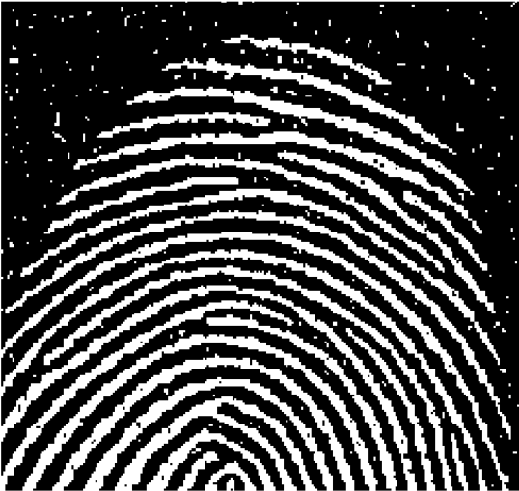
#> input picture morpholog_featureExtraction_objectdetection/fingerprint.png, 519 x 491 px
$ jupyter execute assignment.ipynb   (shell and % lines are left out)
#> lines starting #> are read from the running program, lines starting #| are printed output that depends on the picture; after the words box and inside, x2 and y2 are one past the last pixel; in counts of white or black regions, pixels touching at a corner belong together
Q1. Develop a program that would use appropriate hand coded morphological operations to enhance the given fingerprint.png image as the resultant output image.

[cell 1]
import cv2
import numpy as np
import matplotlib.pyplot as plt
import cv2
import numpy as np
import matplotlib.pyplot as plt
#Read the image for erosion
# img1= cv2.imread("fingerprint.png")
# m,n= img1.shape
# plt.imshow(img1, cmap="gray")
#Use of opening and closing for morphological filtering
#Perform the following operation on the noisy fingerprint image
# [(((AoB)d B) e B)]
#AoB= (A e B) d B
#o=opening, e=erosion,d=dilation
#Here inbuilt function of erosion and dilation from cv2 module is used.
#To form the structuring element also, inbuilt function from cv2 is used
#Function for erosion
def erosion(img, SE):
 imgErode= cv2.erode(img,SE,1)
 return imgErode
#Function for dilation
def dilation(img, SE):
 imgDilate= cv2.dilate(img,SE,1)
 return imgDilate
#Read the image for dilation
img= cv2.imread("fingerprint.png",0)
#> img is the input picture: shape (491, 519); min 0, max 255, mean 74.2
img_finger=cv2.imwrite("finger.png", img)
#Define the structuring element using inbuilt CV2 function
SE= cv2.getStructuringElement(cv2.MORPH_RECT,(3,3))
print(SE)
#Erode the image
AeB= erosion(img,SE)
#Dilate the eroded image. This gives opening operationAoB= dilation(AeB, SE)
#dilate the opened image followed by ersoion. This will give closing of the opened image
AoBdB= dilation(AeB,SE)
AoBdBeB= erosion(AoBdB, SE)
# AoBdBeB= dilation(AoBdBeB, SE)
#Plot all the images
plt.figure(figsize=(10,10))
plt.subplot(3,2,1)
plt.imshow(img, cmap="gray")
plt.title("Original")
plt.subplot(3,2,2)
plt.title("E(A,B)")
plt.imshow(AeB, cmap="gray")
plt.subplot(3,2,3)
plt.title("O(A, B)")
plt.imshow(AeB, cmap="gray")
plt.subplot(3,2,4)
plt.title("D(O(A,B), B)")
plt.imshow(AoBdB, cmap="gray")
plt.subplot(3,2,5)
plt.title("C((O(A,B),B),B)")
plt.imshow(AoBdBeB, cmap="gray")
#Save the filtered image
cv2.imwrite("finger_filtered.png", AoBdBeB)
#> Out = True

Q2)Implement your own program to detect number of circles in the image dicks.png using the circle Hough transforms method and compare the obtained output with built-in function output.

[cell 2]
import numpy as np
import cv2 as cv
img = cv.imread('disks.png',0)
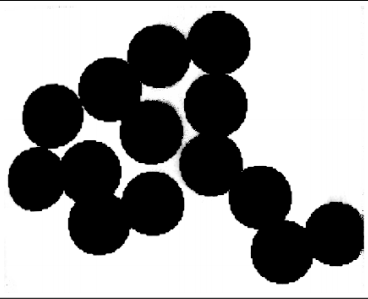
#> input picture morpholog_featureExtraction_objectdetection/disks.png, 368 x 299 px
#> img is the input picture: shape (299, 368); min 0, max 255, mean 152.5
img = cv.medianBlur(img,5)
cimg = cv.cvtColor(img,cv.COLOR_GRAY2BGR)
circles = cv.HoughCircles(img,cv.HOUGH_GRADIENT,1,20,
                            param1=50,param2=30,minRadius=0,maxRadius=0)
#> circles = [[218.5, 42.5, 31.5], [214.5, 104.5, 32.7], [54.5, 116.5, 33.3], [211.5, 163.5, 33], [152.5, 201.5, 31.1], [150.5, 133.5, 31], [89.5, 170.5, 30.5], [157.5, 56.5, 32.2], [34.5, 179.5, 30.2], [97.5, 223.5, 31.4], [255.5, 199.5, 27.5]]
circles = np.uint16(np.around(circles))
#> circles = [[218, 42, 32], [214, 104, 33], [54, 116, 33], [212, 164, 33], [152, 202, 31], [150, 134, 31], [90, 170, 30], [158, 56, 32], [34, 180, 30], [98, 224, 31], [256, 200, 28]]
for i in circles[0,:]:
    # draw the outer circle
    cv.circle(cimg,(i[0],i[1]),i[2],(0,255,0),2)
    # draw the center of the circle
    cv.circle(cimg,(i[0],i[1]),2,(0,0,255),3)
#> this loop made 11 passes
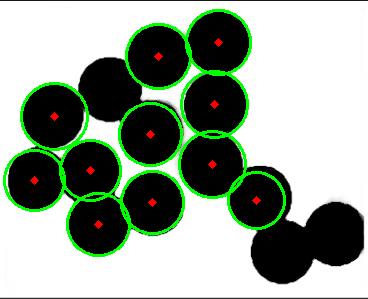
#> cimg: shape (299, 368, 3); mean B, G, R 146.8, 161.5, 147.9
cv.imshow('detected circles',cimg)
plt.imshow(cimg)
cv2.imwrite("detected_c.png",cimg)
# cv.waitKey(0)
cv.destroyAllWindows()

[cell 3]
img=cv2.imread("ball.bmp")
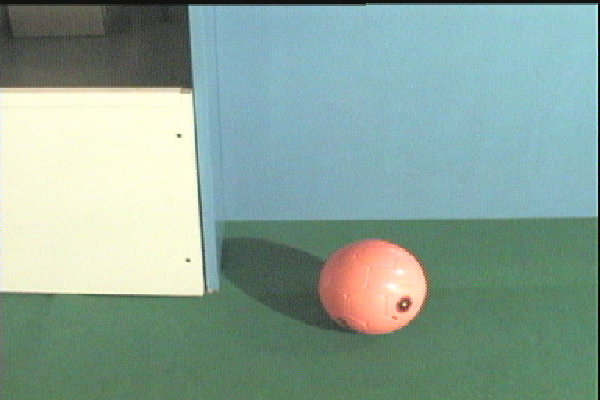
#> input picture morpholog_featureExtraction_objectdetection/ball.bmp, 600 x 400 px
#> img is the input picture: shape (400, 600, 3); mean B, G, R 152.2, 163.6, 137.4
hsvImage = cv2.cvtColor(img, cv2.COLOR_BGR2HSV)
#> hsvImage: shape (400, 600, 3); mean H, S, V 68.2, 63.9, 170.3
# cv2.imshow('HSV image',img)
plt.imshow(img)
# [7 lines of commented-out code are left out]

[cell 4]
h,s,v = cv2.split(img)
hsv_split = np.concatenate((h,s,v),axis=1)
cv2.imshow("Split HSV",hsv_split)
plt.imshow(hsv_split)

[cell 5]
img1=cv2.imread("ball.bmp")
I=img1/255
m=img1.shape[0]
#> m = 400
n=img1.shape[1]
#> n = 600
print(m)
#| 400
print(n)
#| 600
for i in range(m):
    for j in range(n):

        #hue
        R=img[i][j][0]
        G=img[i][j][1]
        B=img[i][j][2]
        numi=1/2*((R-G)+(R-B));
        denom=((R-G)**2+((R-B)*(G-B)))**0.5;
        H=np.arccos(numi/(denom+0.000001))
        if B>G:
            H=360-H
        # H=H/360
        img[i][j][0]=H
        S = 1 - (3/ (R+G+B)) * min(R,G,B)
        img[i][j][1]=S

        #Intensity
        I=(R+G+B)/3
        img[i][j][2]=I
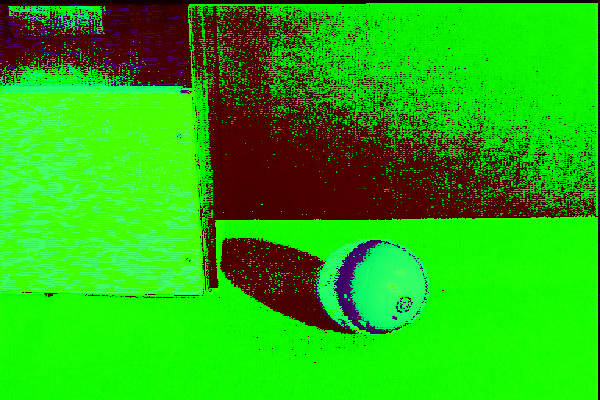
#> img: shape (400, 600, 3); mean B, G, R 11.5, 181.8, 38.7

plt.imshow(img)

Q4. Write a program to match the given two images based of Feature Matching technique. Use SIFT algorithm for feature detection and use bruteforce approach for feature matching. Use simA.jpg and simB.jpg to test the program. NOTE: install "pip install opencv-contribpython" to use builtin SIFT descriptor.

[cell 6]
import numpy as np
import cv2 as cv
img = cv.imread('simB.jpg')
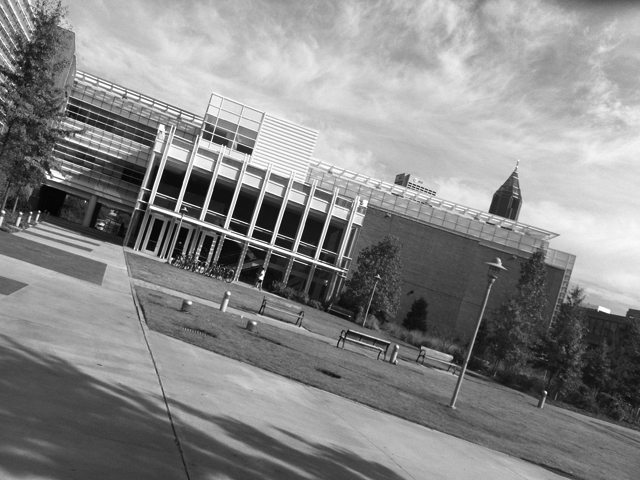
#> input picture morpholog_featureExtraction_objectdetection/simB.jpg, 640 x 480 px
#> img is the input picture: shape (480, 640, 3); min 0, max 255, mean 136
gray= cv.cvtColor(img,cv.COLOR_BGR2GRAY)
sift = cv.SIFT_create()
kp1 = sift.detect(gray,None)
#> kp1 = 1498 keypoints; strongest (x, y, size): (263, 272, 2.6), (3, 212, 2.1), (185, 209, 1.8), (48, 177, 2.5)
img=cv.drawKeypoints(gray,kp1,img)
#> img: shape (480, 640, 3); 16.55% of pixels changed, all inside (x1, y1, x2, y2) = (0, 0, 636, 475)
# cv.imwrite('sift_keypoints.jpg',img)
plt.imshow(img)

[cell 7]
img = cv.imread('simA.jpg')
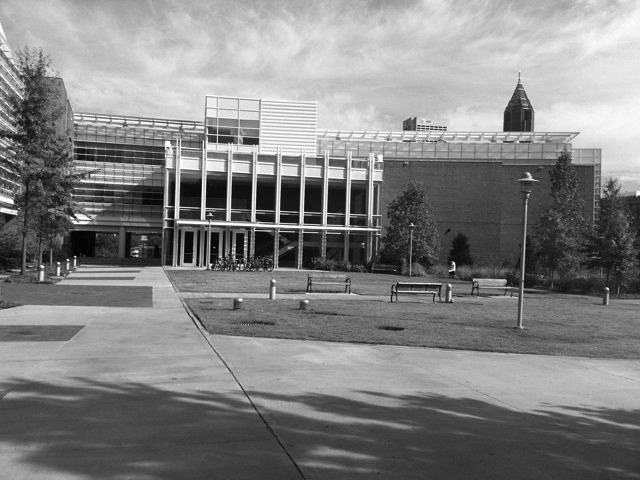
#> input picture morpholog_featureExtraction_objectdetection/simA.jpg, 640 x 480 px
#> img is the input picture: shape (480, 640, 3); min 0, max 255, mean 130.6
gray= cv.cvtColor(img,cv.COLOR_BGR2GRAY)
sift = cv.SIFT_create()
kp2 = sift.detect(gray,None)
#> kp2 = 1451 keypoints; strongest (x, y, size): (454, 263, 2), (42, 266, 2.1), (211, 214, 1.9), (454, 269, 1.9)
img=cv.drawKeypoints(gray,kp2,img)
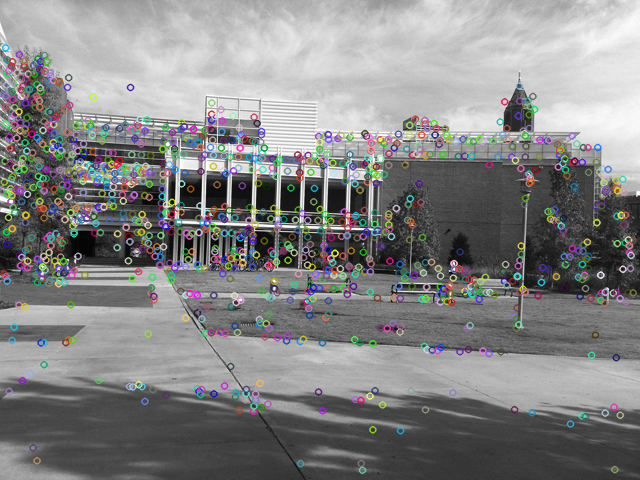
#> img: shape (480, 640, 3); 16% of pixels changed, all inside (x1, y1, x2, y2) = (0, 43, 638, 475)
# cv.imwrite('sift_keypoints.jpg',img)
plt.imshow(img)

[cell 8]
import cv2
import matplotlib.pyplot as plt

# read images
img1 = cv2.imread('simB.jpg')
img2 = cv2.imread('simA.jpg')

img1 = cv2.cvtColor(img1, cv2.COLOR_BGR2GRAY)
img2 = cv2.cvtColor(img2, cv2.COLOR_BGR2GRAY)

#sift
sift = cv2.SIFT_create()

keypoints_1, descriptors_1 = sift.detectAndCompute(img1,None)
#> keypoints_1 has the same summary as kp1
keypoints_2, descriptors_2 = sift.detectAndCompute(img2,None)
#> keypoints_2 has the same summary as kp2

#feature matching
bf = cv2.BFMatcher(cv2.NORM_L1, crossCheck=True)

matches = bf.match(descriptors_1,descriptors_2)
#> matches = 875 matches
# matches = bf.match(kp1,kp2)
matches = sorted(matches, key = lambda x:x.distance)

img3 = cv2.drawMatches(img1, keypoints_1, img2, keypoints_2, matches[:30], img2, flags=2)
plt.imshow(img3),plt.show()

 q6)Implement k-means cluster based segmentation for gray scale images. Compare the segmentation outputs for different k values (k=2,3). Use scene.jpeg to test your code

[cell 9]
import numpy as np
import matplotlib.pyplot as plt
import cv2


# Read in the image
image = cv2.imread('scene.jpeg')
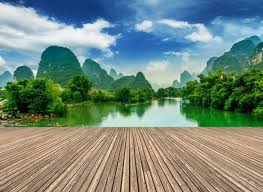
#> input picture morpholog_featureExtraction_objectdetection/scene.jpeg, 263 x 192 px
#> image is the input picture: shape (192, 263, 3); mean B, G, R 125.4, 137.1, 117.1

# Change color to RGB (from BGR)
image = cv2.cvtColor(image, cv2.COLOR_BGR2RGB)

plt.imshow(image)

[cell 10]
# Reshaping the image into a 2D array of pixels and 3 color values (RGB)
pixel_vals = image.reshape((-1,3))

# Convert to float type
pixel_vals = np.float32(pixel_vals)

[cell 11]
#the below line of code defines the criteria for the algorithm to stop running,
#which will happen is 100 iterations are run or the epsilon (which is the required accuracy)
#becomes 85%
criteria = (cv2.TERM_CRITERIA_EPS + cv2.TERM_CRITERIA_MAX_ITER, 100, 0.85)

# then perform k-means clustering wit h number of clusters defined as 3
#also random centres are initially choosed for k-means clustering
k = 2
retval, labels, centers = cv2.kmeans(pixel_vals, k, None, criteria, 10, cv2.KMEANS_RANDOM_CENTERS)
#> retval = 235973187.4; centers = [[48.62, 91.22, 72.47], [167.1, 170.5, 164]]

# convert data into 8-bit values
centers = np.uint8(centers)
#> centers = [[48, 91, 72], [167, 170, 163]]
segmented_data = centers[labels.flatten()]

# reshape data into the original image dimensions
segmented_image = segmented_data.reshape((image.shape))
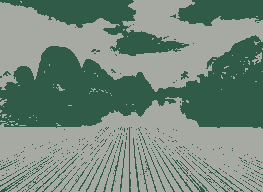
#> segmented_image: shape (192, 263, 3); mean R, G, B 116.8, 136.7, 124.6
plt.title("K=2")
plt.imshow(segmented_image)

[cell 12]
#the below line of code defines the criteria for the algorithm to stop running,
#which will happen is 100 iterations are run or the epsilon (which is the required accuracy)
#becomes 85%
criteria = (cv2.TERM_CRITERIA_EPS + cv2.TERM_CRITERIA_MAX_ITER, 100, 0.85)

# then perform k-means clustering wit h number of clusters defined as 3
#also random centres are initially choosed for k-means clustering
k = 3
retval, labels, centers = cv2.kmeans(pixel_vals, k, None, criteria, 10, cv2.KMEANS_RANDOM_CENTERS)
#> retval = 172298437.5; centers = [[39.84, 83.07, 30.29], [73.95, 113, 135.2], [177.8, 176.1, 165.3]]

# convert data into 8-bit values
centers = np.uint8(centers)
#> centers = [[39, 83, 30], [73, 113, 135], [177, 176, 165]]
segmented_data = centers[labels.flatten()]

# reshape data into the original image dimensions
segmented_image = segmented_data.reshape((image.shape))
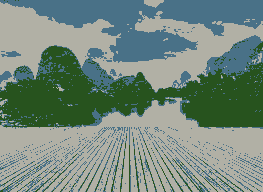
#> segmented_image: shape (192, 263, 3); mean R, G, B 116.3, 137, 125.1
plt.title("K=3")
plt.imshow(segmented_image)
